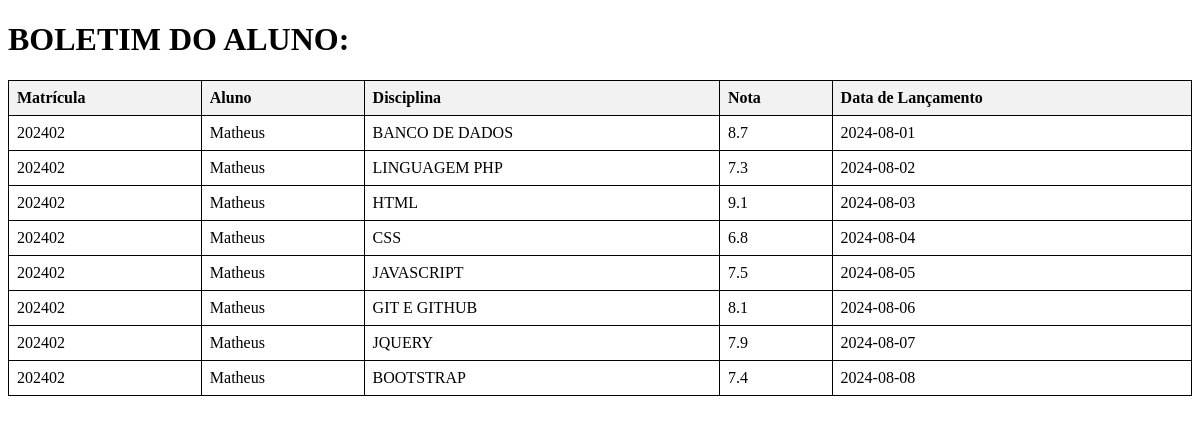
The page /aluno.php?aluno_id=2 (signed in) on the database its author committed.
### tables this page shows
CREATE TABLE `notas` (
  `id` int(11) NOT NULL AUTO_INCREMENT,
  `nota` decimal(10,1) DEFAULT NULL,
  `dataL` date DEFAULT NULL,
  `fk_aluno` int(11) DEFAULT NULL,
  `fk_prof` int(11) DEFAULT NULL,
  `fk_disc` int(11) DEFAULT NULL,
  PRIMARY KEY (`id`),
  KEY `fk_aluno` (`fk_aluno`),
  KEY `fk_prof` (`fk_prof`),
  KEY `fk_disc` (`fk_disc`),
  CONSTRAINT `notas_ibfk_1` FOREIGN KEY (`fk_aluno`) REFERENCES `alunos` (`id`),
  CONSTRAINT `notas_ibfk_2` FOREIGN KEY (`fk_prof`) REFERENCES `professores` (`id`),
  CONSTRAINT `notas_ibfk_3` FOREIGN KEY (`fk_disc`) REFERENCES `disciplinas` (`id`)
);

CREATE TABLE `alunos` (
  `id` int(11) NOT NULL AUTO_INCREMENT,
  `matricula` int(10) DEFAULT NULL,
  `fk_user` int(11) DEFAULT NULL,
  PRIMARY KEY (`id`),
  UNIQUE KEY `matricula` (`matricula`),
  KEY `fk_user` (`fk_user`),
  CONSTRAINT `alunos_ibfk_1` FOREIGN KEY (`fk_user`) REFERENCES `usuarios` (`id`)
);

CREATE TABLE `usuarios` (
  `id` int(11) NOT NULL AUTO_INCREMENT,
  `nome` varchar(40) DEFAULT NULL,
  `email` varchar(50) DEFAULT NULL,
  `idade` int(11) DEFAULT NULL,
  `cpf` varchar(30) DEFAULT NULL,
  `senha` varchar(255) DEFAULT NULL,
  `tipo` enum('Professor','Aluno') DEFAULT NULL,
  PRIMARY KEY (`id`)
);

CREATE TABLE `disciplinas` (
  `id` int(11) NOT NULL AUTO_INCREMENT,
  `nome` varchar(30) DEFAULT NULL,
  `fk_prof` int(11) DEFAULT NULL,
  PRIMARY KEY (`id`),
  KEY `fk_prof` (`fk_prof`),
  CONSTRAINT `disciplinas_ibfk_1` FOREIGN KEY (`fk_prof`) REFERENCES `professores` (`id`)
);

### aluno.php (the view, shortened to what this page needs)
<!DOCTYPE html>
<html lang="pt-br">
<head>
</head>
<body>
    <H1> BOLETIM DO ALUNO:   </H1>
</body>
</html>
<?php
include("conexao.php");
$aluno_id = $_SESSION['aluno_id'];
$sql = "SELECT
    alunos.matricula,
    usuarios.nome AS aluno,
    disciplinas.nome AS disciplina,
    notas.nota,
    notas.dataL
FROM
    notas
INNER JOIN alunos ON notas.fk_aluno = alunos.id
INNER JOIN usuarios ON alunos.fk_user = usuarios.id
INNER JOIN disciplinas ON notas.fk_disc = disciplinas.id
WHERE
    alunos.id = '$aluno_id' " ;
$consulta = mysqli_query($connection, $sql);
if ($consulta) {
    if (mysqli_num_rows($consulta) >= 0) {
        echo "<table border='1'>";
        echo "<tr>
                <th>Matrícula</th>
                <th>Aluno</th>
                <th>Disciplina</th>
                <th>Nota</th>
                <th>Data de Lançamento</th>
              </tr>";
        while ($row = mysqli_fetch_assoc($consulta)) {
            echo "<tr>";
            echo "<td>" . $row['matricula'] . "</td>";
            echo "<td>" . $row['aluno'] . "</td>";
            echo "<td>" . $row['disciplina'] . "</td>";
            echo "<td>" . $row['nota'] . "</td>";
            echo "<td>" . $row['dataL'] . "</td>";
            echo "</tr>";
        }
        echo "</table>";
    } else {
        echo "Nenhum resultado encontrado.";
    }
} else {
    echo "Erro na consulta: " . mysqli_errno($connection) . " - " . mysqli_error($connection);
}
?>

### aluno.php (style rules this page uses)
table { width: 100%; border-collapse: collapse; }
table, th, td { border: 1px solid black; }
th, td { padding: 8px; text-align: left; }
th { background-color: #f2f2f2; }

### rows shown on the page
notas: fk_aluno.matricula "202402", usuarios.nome "Matheus", fk_disc.nome "BANCO DE DADOS", nota "8.7", dataL "2024-08-01"
notas: fk_aluno.matricula "202402", usuarios.nome "Matheus", fk_disc.nome "LINGUAGEM PHP", nota "7.3", dataL "2024-08-02"
notas: fk_aluno.matricula "202402", usuarios.nome "Matheus", fk_disc.nome "HTML", nota "9.1", dataL "2024-08-03"
notas: fk_aluno.matricula "202402", usuarios.nome "Matheus", fk_disc.nome "CSS", nota "6.8", dataL "2024-08-04"
notas: fk_aluno.matricula "202402", usuarios.nome "Matheus", fk_disc.nome "JAVASCRIPT", nota "7.5", dataL "2024-08-05"
notas: fk_aluno.matricula "202402", usuarios.nome "Matheus", fk_disc.nome "GIT E GITHUB", nota "8.1", dataL "2024-08-06"
notas: fk_aluno.matricula "202402", usuarios.nome "Matheus", fk_disc.nome "JQUERY", nota "7.9", dataL "2024-08-07"
notas: fk_aluno.matricula "202402", usuarios.nome "Matheus", fk_disc.nome "BOOTSTRAP", nota "7.4", dataL "2024-08-08"
